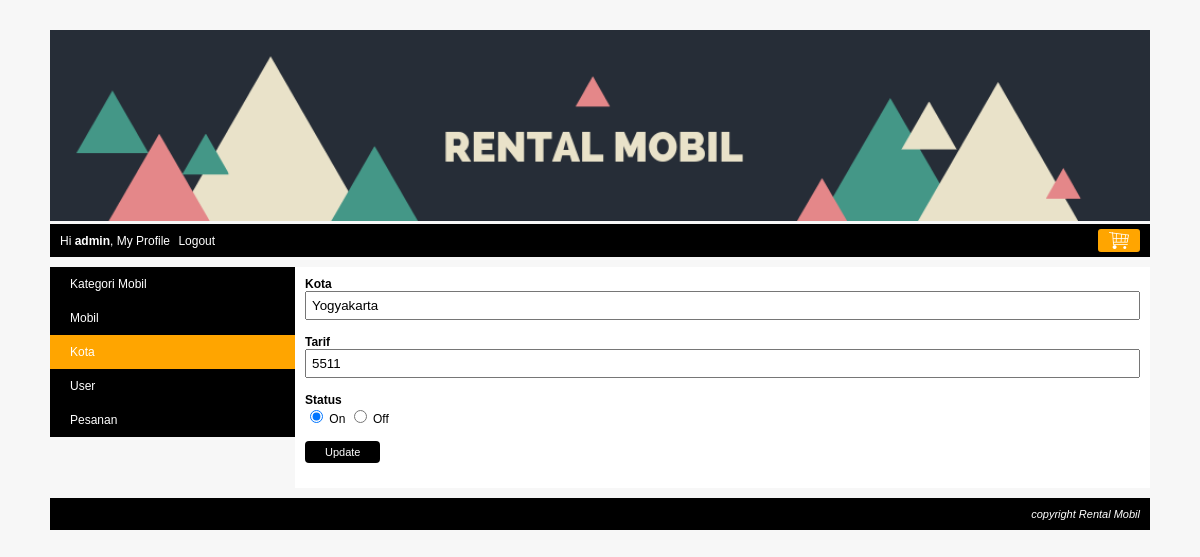
The page /index.php?page=my_profile&module=kota&action=form&kota_id=5 (signed in) on the database its author committed.
### tables this page shows
CREATE TABLE `kota` (
  `kota_id` int(10) NOT NULL,
  `kota` varchar(150) NOT NULL,
  `tarif` int(10) NOT NULL,
  `status` enum('on','off') NOT NULL
);

### module/kota/form.php (the view)
<?php
	$kota_id = isset($_GET['kota_id']) ? $_GET['kota_id'] : false;
	$kota = "";
	$tarif = "";
	$status = "";
	$button = "Add";
	if($kota_id){
		$queryKota = mysqli_query($koneksi, "SELECT * FROM kota WHERE kota_id='$kota_id'");
		$row=mysqli_fetch_assoc($queryKota);
		$kota = $row['kota'];
		$tarif = $row['tarif'];
		$status = $row['status'];
		$button = "Update";
	}
?>
<form action="<?php echo BASE_URL."module/kota/action.php?kota_id=$kota_id"?>" method="post">
	<div class="element-form">
		<label>Kota</label>
		<span><input type="text" name="kota" value="<?php echo $kota; ?>" /></span>
	</div>
	<div class="element-form">
		<label>Tarif</label>
		<span><input type="text" name="tarif" value="<?php echo $tarif; ?>" /></span>
	</div>
	<div class="element-form">
		<label>Status</label>
		<span>
			<input type="radio" name="status" value="on" <?php if($status == "on"){ echo "checked"; } ?> /> On
			<input type="radio" name="status" value="off" <?php if($status == "off"){ echo "checked"; } ?> /> Off
		</span>
	</div>
	<div class="element-form">
		<span><input type="submit" name="button" value="<?php echo $button; ?>" class="submit-my-profile" /></span>
	</div>
</form>

### css/style1.css (style rules this page uses)
body { font-family:arial; font-size:12px; color:black; background:#F7F7F7; margin:0px; }
.element-form { margin-bottom: 15px; }
.element-form label { display: block; font-weight: bold; }
.element-form span { display: block; }
.element-form span input[type="text"], .element-form span input[type="password"], .element-form span textarea, .element-form span select { width: 100%; padding: 5px; box-sizing: border-box; }
.element-form span input[type="submit"] { background: black; border: none; color: white; padding: 5px 20px; border-radius: 4px; font-size: 11px; cursor: pointer; }

### rows shown on the page
kota: kota "Yogyakarta", tarif "5511", status "☑"

### other values the page prints
$nama "admin"
